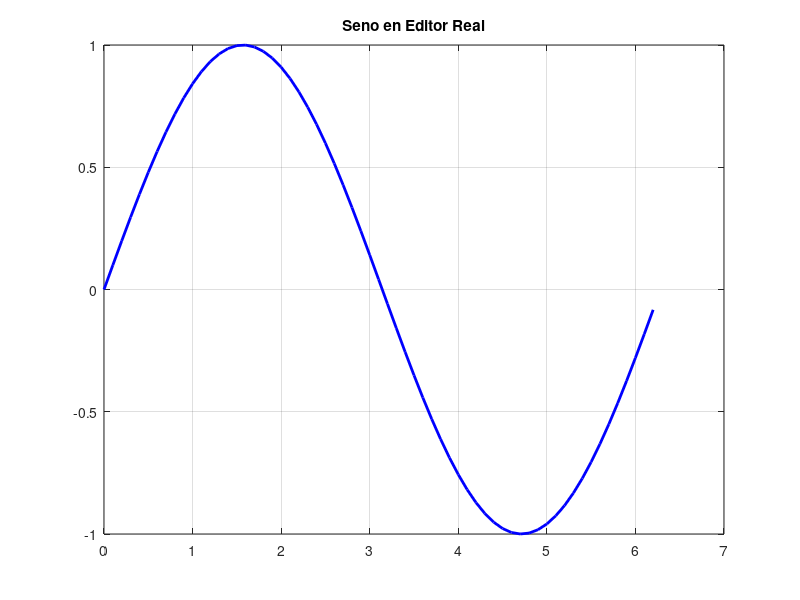

Write the MATLAB code that produced this figure.
% Ejemplo Editor MATLAB R2026b (WO-10)
x = 0:0.1:2*pi;
y = sin(x);
plot(x, y, 'b-', 'LineWidth', 2);
title('Seno en Editor Real');
grid on;
